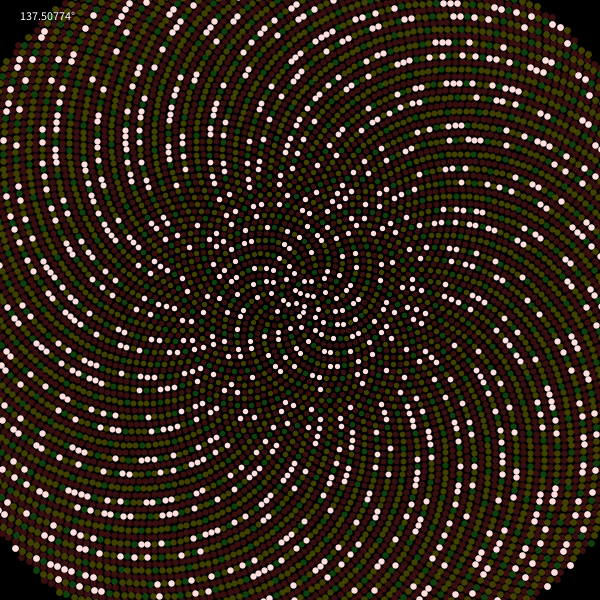
Frame 1 (no input)
Frame 60 (the mouse pressed at the canvas centre just before this capture): identical to frame 1, image omitted
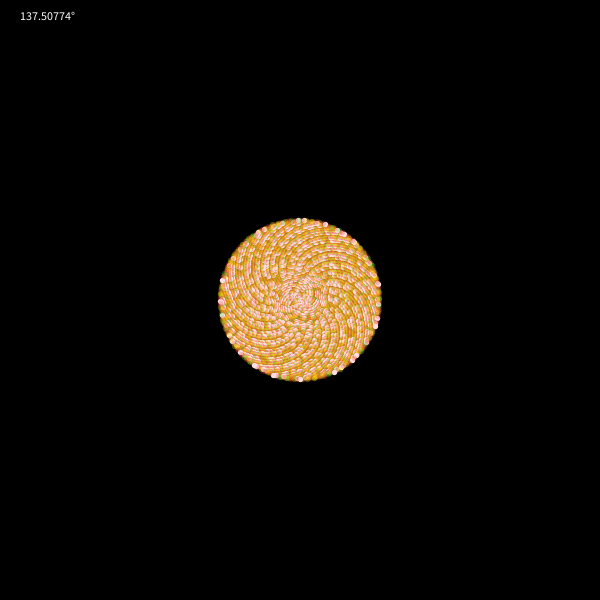
Frame 120 (the mouse held since frame 60 and released just before this capture)

The Processing sketch that drew these frames (run headless with seeded random() and noise(); from frame 60 on, the mouse is pressed at the canvas centre):

// Processing sketch: processing_61394
// ── processing_61394.pde


//==========================================================
// sketch: PG_PrimeSpiral.pde - by Gerd Platl
//
// Draw fermat's spiral with colorized points.
// Prime number will be highlighted.
//
// Tested with processing v1.5.1.
//
// v1.0  2012-05-14  inital release
//==========================================================
/*
links:
  http://en.wikipedia.org/wiki/Fermat's_spiral
  http://maxwelldemon.com/2012/03/18/prime-phyllotaxis-spirals/
  http://www.openprocessing.org/sketch/47647
  http://www.openprocessing.org/sketch/48677
  
tags: 
  spiral, prime numbers, prime spiral, fermat, phyllotaxis

mouse input:
  press left mouse button to change angle
  press right mouse button to zoom in/out

key commands:
  r  reset parameter
  s  save picture file as 'PrimeSpiral.png'
 +/-  change point size
*/

int maxPoint = 10000;                  // number of spiral points
color colorNP = color(255,222,222);    // white: number is a prime number
color colorN2 = color(222,55,55,64);   //   red: number can be divided by 2
color colorN5 = color(55,255,55,64);   // green: number can be divided by 5

float gr = radians(180*(3-sqrt(5)));   // golden angle = 137.50774°
float angle = gr;                      // one step rotation angle
float dotSize = 5.0;
float scaleFactor = 3.8; 
// prime data
boolean[] isAPrimeNumber = new boolean[maxPoint];
int[] primeFactor = new int[maxPoint];

//----------------------------------------------------------
void setup() 
{
  size(600, 600);
  smooth();
  background(0);
  println ("--- PG_PrimeSpiral ---");
  createPrimeData();
}

//----------------------------------------------------------
void draw() 
{
  background(0,2);
  pushMatrix();
  translate (width/2, height/2);
  int currentN = 0;
  float dist = 9999;
  float minDist = 9999;
  float radius = 0.0;
  for (int n=0; n<maxPoint; n++)
  {
    if (isAPrimeNumber[n])
      stroke(colorNP);
    else 
    {
      stroke(255,255,0, 64+int(mouseX*0.001*primeFactor[n]));
      if (primeFactor[n] == 0) stroke(colorN2);
      if (primeFactor[n] == 1) stroke(colorN5);
    }

    // radius = 0.038*n;     // linear scaling  
    radius = scaleFactor*sqrt(n+1);
    strokeWeight(dotSize + radius*0.005);
    float x1 = radius * cos(angle*n); 
    float y1 = radius * sin(angle*n); 

    point (x1,y1);   // draw spiral point

    // get nearest point number
    if (sq(x1 - mouseX+height*0.5) < 9)
    {
      float yd = sq (y1 - mouseY+width*0.5);
      if (yd < 9)
      { 
        dist = sq(x1 - mouseX+height*0.5) + yd;
        if (dist < minDist)
        {
          minDist = dist;
          currentN = n;
          //text (n,x1+3,y1-3);
        }
      }
    }
  }
  popMatrix();
  text (nf(degrees(angle),0,5)+"°", 20,20);
  if (currentN > 0) text ("n="+currentN, 20,40);
  if (mousePressed)
  { if (mouseButton == LEFT)
      angle += (mouseY-pmouseY)*0.00001;
    else 
    { scaleFactor -= (mouseY-pmouseY)*0.01;
      if (scaleFactor < 0.1) scaleFactor = 0.1;
    }
  }
}

//----------------------------------------------------------
// calculate prime data arrays
//----------------------------------------------------------
void createPrimeData()
{
  for (int n=0; n<maxPoint; n++)
  {
    isAPrimeNumber[n] = isAPrimeNumber(n);
    primeFactor[n] = getPrimeFactor(n);
    //if (n < 16)
    //println (n+": f="+primeFactor[n] +"  "+isAPrimeNumber[n]);
  }
}

//----------------------------------------------------------
// return true if number is a prime number
//----------------------------------------------------------
boolean isAPrimeNumber(int number)
{
  if ((number != 2) && (number % 2 == 0)) return false;
  if ((number != 5) && (number % 5 == 0)) return false;
  int factor = 2;
  while ((factor + 1) <= sqrt(number))
  { if (number % factor == 0) return false;
    factor++;
  }
  return true;
}

//----------------------------------------------------------
// return number of steps to find prime number
//----------------------------------------------------------
int getPrimeFactor(int number)
{
  if ((number != 2) && (number % 2 == 0)) return 0;
  if ((number != 5) && (number % 5 == 0)) return 1;
  int factor = 2;
  while ((factor + 1) <= sqrt(number))
  { if (number % factor == 0) return factor;
    factor++;
  }
  return factor;
}

//-----------------------------------
void keyPressed()
{
  if (key == '+') dotSize += 0.1;
  else if (key == '-') dotSize = constrain (dotSize-0.1, 1.0, 22);
  else if (key == 'r') { angle = gr; scaleFactor = 3.8; }  // reset parameter
  else if (key == 's') save("PrimeSpiral.png");            // save picture file
}
